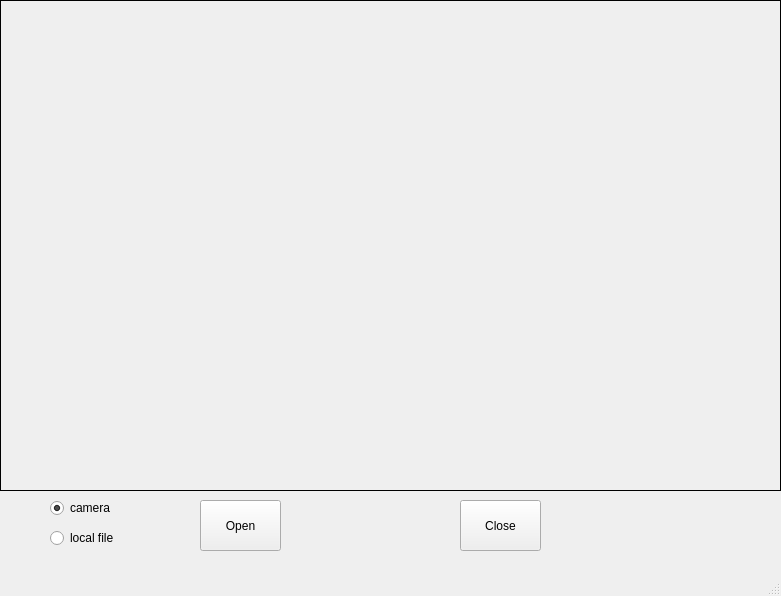
<?xml version="1.0" encoding="UTF-8"?>
<ui version="4.0">
 <class>MainWindow</class>
 <widget class="QMainWindow" name="MainWindow">
  <property name="geometry">
   <rect>
    <x>0</x>
    <y>0</y>
    <width>781</width>
    <height>596</height>
   </rect>
  </property>
  <property name="windowTitle">
   <string>MainWindow</string>
  </property>
  <widget class="QWidget" name="centralwidget">
   <widget class="QPushButton" name="Open">
    <property name="geometry">
     <rect>
      <x>200</x>
      <y>500</y>
      <width>81</width>
      <height>51</height>
     </rect>
    </property>
    <property name="text">
     <string>Open</string>
    </property>
   </widget>
   <widget class="QPushButton" name="Close">
    <property name="geometry">
     <rect>
      <x>460</x>
      <y>500</y>
      <width>81</width>
      <height>51</height>
     </rect>
    </property>
    <property name="text">
     <string>Close</string>
    </property>
   </widget>
   <widget class="QLabel" name="DispalyLabel">
    <property name="geometry">
     <rect>
      <x>0</x>
      <y>0</y>
      <width>781</width>
      <height>491</height>
     </rect>
    </property>
    <property name="frameShape">
     <enum>QFrame::Box</enum>
    </property>
    <property name="text">
     <string/>
    </property>
   </widget>
   <widget class="QRadioButton" name="radioButtonCam">
    <property name="geometry">
     <rect>
      <x>50</x>
      <y>500</y>
      <width>89</width>
      <height>16</height>
     </rect>
    </property>
    <property name="text">
     <string>camera</string>
    </property>
    <property name="checked">
     <bool>true</bool>
    </property>
   </widget>
   <widget class="QRadioButton" name="radioButtonFile">
    <property name="geometry">
     <rect>
      <x>50</x>
      <y>530</y>
      <width>89</width>
      <height>16</height>
     </rect>
    </property>
    <property name="text">
     <string>local file</string>
    </property>
   </widget>
  </widget>
  <widget class="QMenuBar" name="menubar">
   <property name="geometry">
    <rect>
     <x>0</x>
     <y>0</y>
     <width>781</width>
     <height>23</height>
    </rect>
   </property>
  </widget>
  <widget class="QStatusBar" name="statusbar"/>
 </widget>
 <resources/>
 <connections/>
 <slots>
  <slot>Open()</slot>
 </slots>
</ui>
